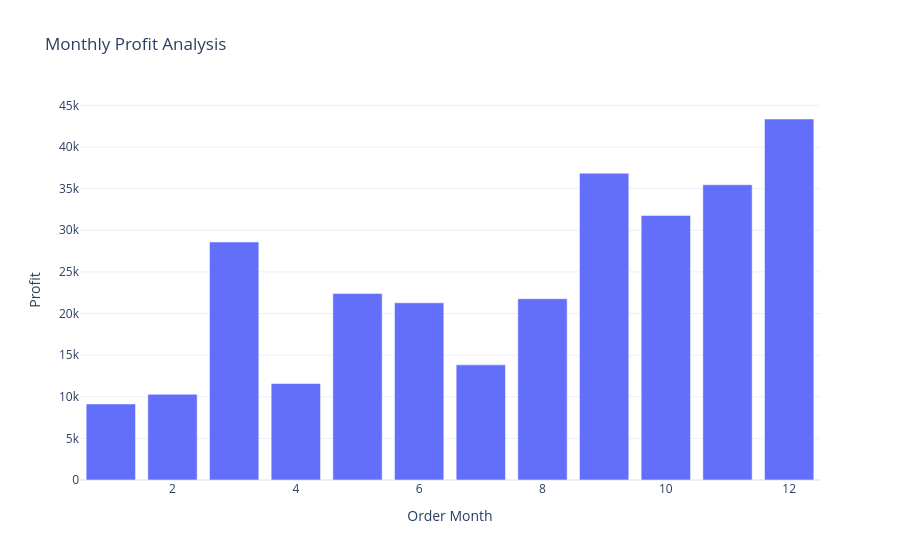

Write notebook code for a chart like this one.
### Code cell
Monthly_profit = data.groupby("Order Month")['Profit'].sum().reset_index()

fig = px.bar(Monthly_profit,
             x='Order Month',
             y='Profit',
             title='Monthly Profit Analysis')
fig.show()

### Figure 1 — Plotly figure (JSON) as saved in the notebook; plotly's stock layout.template omitted (floating-point values rounded to 4 significant figures)
{"data": [{"hovertemplate": "Order Month=%{x}<br>Profit=%{y}<extra></extra>", "legendgroup": "", "marker": {"color": "#636efa", "pattern": {"shape": ""}}, "name": "", "orientation": "v", "showlegend": false, "textposition": "auto", "type": "bar", "x": [1, 2, 3, 4, 5, 6, 7, 8, 9, 10, 11, 12], "xaxis": "x", "y": [9134.0, 10290.0, 28590.0, 11590.0, 22410.0, 21290.0, 13830.0, 21780.0, 36860.0, 31780.0, 35470.0, 43370.0], "yaxis": "y"}], "layout": {"barmode": "relative", "legend": {"tracegroupgap": 0}, "title": {"text": "Monthly Profit Analysis"}, "xaxis": {"anchor": "y", "domain": [0, 1], "title": {"text": "Order Month"}}, "yaxis": {"anchor": "x", "domain": [0, 1], "title": {"text": "Profit"}}}}
